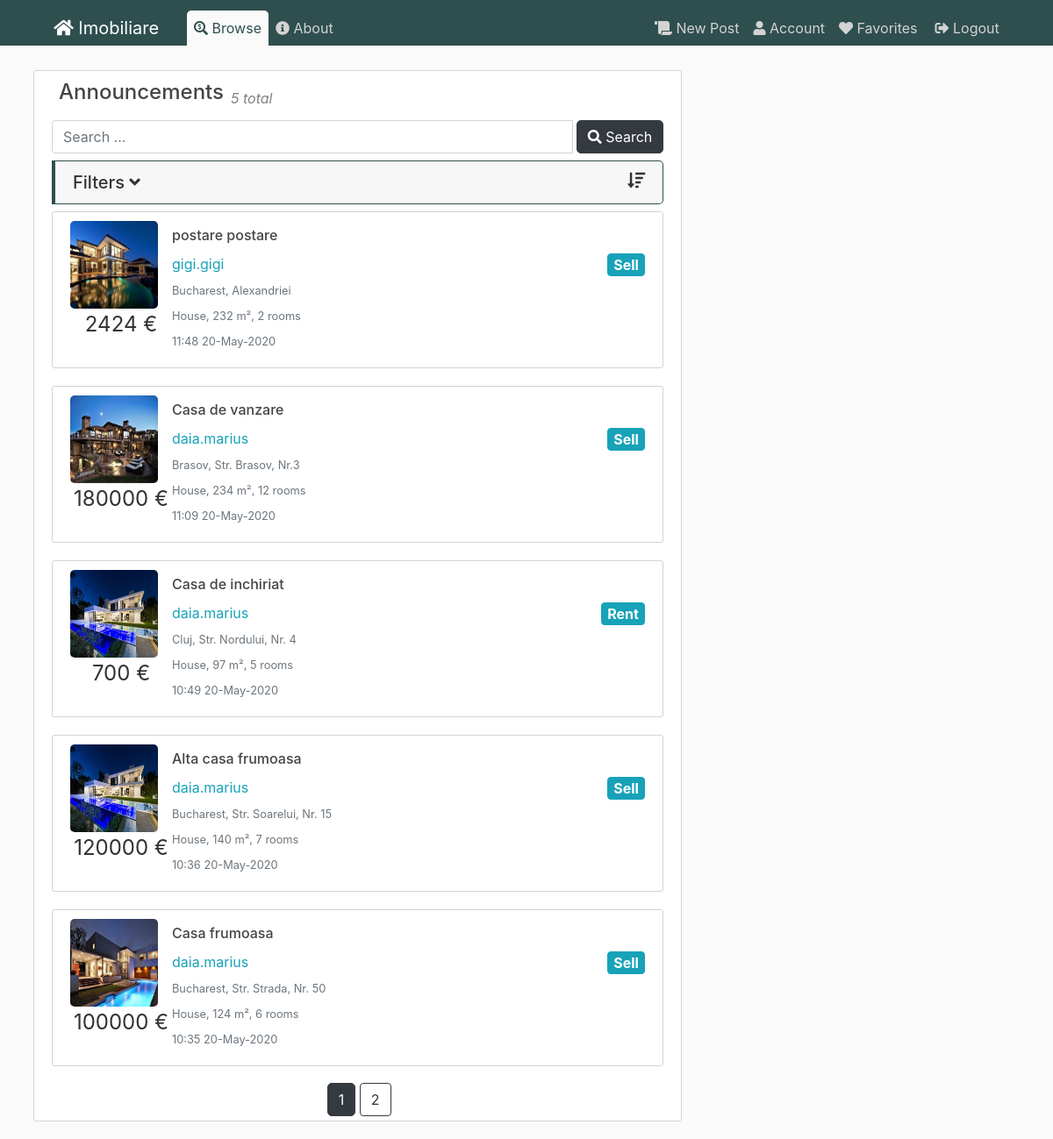
/posts (signed in), run on the app's committed database.
### flaskblog/models.py (models this page shows, shortened)
class Post(db.Model):
    id = db.Column(db.Integer, primary_key=True)
    title = db.Column(db.String(100), nullable=False)
    date_posted = db.Column(db.DateTime, nullable=False, default=datetime.utcnow)
    content = db.Column(db.Text, nullable=False)
    user_id = db.Column(db.Integer, db.ForeignKey('user.id'), nullable=False)
    city_id = db.Column(db.Integer, db.ForeignKey('city.id'), nullable=False)
    anouncement_type = db.Column(db.String(20), nullable=False)
    house_type = db.Column(db.String(20), nullable=False)
    price = db.Column(db.Integer, nullable=False)
    square_meters = db.Column(db.Integer, nullable=False)
    number_rooms = db.Column(db.Integer, nullable=False)
    address = db.Column(db.String(100), nullable=False)
    phonenumber = db.Column(db.String(15), nullable=True)
    post = db.relationship('Image')
    favorited = db.relationship('User', secondary=user_favorites)

class Image(db.Model):
    id = db.Column(db.Integer, primary_key=True)
    name = db.Column(db.String(100), nullable=False)
    post_id = db.Column(db.Integer, db.ForeignKey('post.id'), nullable=False)
    post = db.relationship('Post', backref='images', lazy=True)

class User(db.Model, UserMixin):
    id = db.Column(db.Integer, primary_key=True)
    username = db.Column(db.String(20), unique=True, nullable=False)
    email = db.Column(db.String(120), unique=True, nullable=False)
    phonenumber = db.Column(db.String(15), nullable=False)
    image_file = db.Column(db.String(20), nullable=False, default='default.jpg')
    password = db.Column(db.String(60), nullable=False)
    posts = db.relationship('Post', backref='author', lazy=True)
    favorites = db.relationship('Post', secondary=user_favorites)

class City(db.Model):
    id = db.Column(db.Integer, primary_key=True)
    name = db.Column(db.String(100), nullable=False)
    country_id = db.Column(db.Integer, db.ForeignKey('country.id'), nullable=False)
    country = db.relationship('Country', back_populates="cities")
    posts = db.relationship('Post', backref='city', lazy=True)

### flaskblog/posts/routes.py (the view)
@posts.route("/posts")
def browse():
    page = request.args.get('page', 1, type=int)
    posts = Post.query.order_by(Post.date_posted.desc()).paginate(page=page, per_page=5)
    cities = City.query.all()
    countries = Country.query.all()
    if not posts:
        posts=[]
    return render_template('browse.html', posts=posts,cities=cities,countries=countries)

### flaskblog/models.py (called while the page is built)
@login_manager.user_loader
def load_user(user_id):
    return User.query.get(int(user_id))

### flaskblog/templates/browse.html (shortened to what this page needs)
{% extends "layout.html" %}
{% set active_page = "announcements" %}
{% block content %}
<article class="media content-section content-fit">
  <div class="media-body">
    <div class="article-metadata d-flex flex-row  position-relative">
      <h4 class="pl-2 article-title">Announcements</h4>
      <div class="pl-2 pb-1 align-self-end">
        <em class="gray">
          {{ posts.items|length }} total
        </em>
      </div>
    </div>
    <div>
      <form action="">
        <div class="input-group mt-2 mb-2">
          <input type="text" class="form-control" placeholder="Search ...">
          <div class="input-group-btn">
            <button type="submit" class="btn btn-dark ml-1">
              <i class="fas fa-search"></i> Search
            </button>
          </div>
        </div>
      </form>
      <div class="accordion md-accordion mb-2" id="accordionEx1" role="tablist" aria-multiselectable="true">
        <div class="card check-card">
          <div class="card-header" role="tab" id="headingTwo1">
            <a class="collapsed" data-toggle="collapse" data-parent="#accordionEx1" href="#collapseTwo1"
              aria-expanded="false" aria-controls="collapseTwo1">
              <h5 class="mb-0">
                <i class="fas fa-sort-amount-down float-right"></i>Filters <i class="fas fa-angle-down rotate-icon"></i>
              </h5>
            </a>
          </div>
        </div>
      </div>
      {% for post in posts.items %}
      <article class="media content-section table-row" data-href="{{ url_for('posts.post', post_id=post.id) }}">
        <div class="article-metadata">
          {% if post.images[0] %}
          <img class="article-img" src="/static/post_pics/{{post.images[0].name}}">
          {% else %}
          <img class="rounded-circle article-img" src="{{ url_for('static', filename='defaults/house.png') }}">
          {% endif %}
          <p class="article-price text-center">{{post.price}} €</p>
        </div>
        <div class="media-body">
          <h4><a class="article-title" href="{{ url_for('posts.post', post_id=post.id) }}">{{ post.title }}</a></h4>
          <div class="article-metadata">
            <a class="mr-2"
              href="{{ url_for('users.user_posts', username=post.author.username) }}">{{ post.author.username }}</a>
            <a class="btn btn-info badge float-right article-type">{{ post.anouncement_type }}</a>
          </div>
          <div class="article-metadata">
            <small class="text-muted">{{post.city.name}}, {{post.address}}</small>
          </div>
          <div class="article-metadata">
            <small class="text-muted">{{post.house_type}}, {{post.square_meters}} m², {{post.number_rooms}} rooms</small>
          </div>
          <div class="article-metadata">
            <small class="text-muted">{{ post.date_posted.strftime('%H:%M %d-%B-%Y') }}</small>
          </div>
        </div>
      </article>
      {% endfor %}
    </div>
    <div class="p-3">
    </div>
    <div class="pagination-bottom">
      <div class="text-center">
      {% for page_num in posts.iter_pages(left_edge=1, right_edge=1, left_current=1, right_current=2) %}
        {% if page_num %}
            {% if posts.page == page_num %}
                <a class="btn btn-dark" href="{{ url_for('posts.browse', page=page_num) }}">{{page_num}}</a>
            {% else %}
                <a class="btn btn-outline-dark" href="{{ url_for('posts.browse', page=page_num) }}">{{page_num}}</a>
            {% endif %}
        {% endif %}
      {% endfor %}
      </div>
  </div>
  </div>
</article>
{% endblock content %}

### flaskblog/static/css/main.css (style rules this page uses)
html { font-size: 16px; overflow-x: hidden; }
body { background: var(--bodybackground); color: var(--bodytextcolor); margin-top: 5rem; width: 100%; }
.content-fit { min-height: 70vh; position: relative; overflow-x:hidden !important; }
h1, h2, h3, h4, h5, h6 { color: var(--bodytextcolor); }
.content-section { background: var(--white); padding: 10px 20px; border: 1px solid var(--lightgray); border-radius: 3px; margin-bottom: 20px; }
.article-title { color: #444444; }
.article-img { height: 100px; width: 100px; margin-right: 16px; border-radius:5px; }
.article-price { font-size: 1.5rem; }
.article-type { font-size:1rem; }
.article-metadata { padding-bottom: 1px; margin-bottom: 4px; border-bottom: 1px solid #e3e3e3 }
a { color: var(--lightblue); font-size: 1rem; cursor: pointer; }
.position-relative { position: relative !important; }
.content-section { overflow: auto ; width:100% !important; overflow-x: hidden !important; }
.check-card { border-width: 1px 1px 1px 4px; border-color: var(--darkgreen); border-radius: 0; border-top-right-radius: 5px; border-bottom-right-radius: 5px; margin-bottom: 5px; }
:root { --darkgreen: #2F4F4F; --lightblue: #17a2b8; --dark: #343a40; --lightgreen: #28a745; --darkred: #b00020; --yellow: #ffc107; --white: white; --gray: gray; --lightgray: lightgray; --fadegray: #f3f3f3; --bodybackground: #fafafa; --bodytextcolor: #333333; --blueglow: rgba(41, 137, 167, 0.2); --whiteglow: rgba(254, 255, 205, 0.2); }
.gray { color: var(--gray); }
.article-metadata { border-bottom: none; }
.content-section { overflow-x: auto !important; }
.badge { color: var(--white) !important; }
.btn-dark { color:var(--white); border-radius: 5px; transition: 0.5s; }
.pagination-bottom { position: absolute; bottom:0; width: 95%; margin-bottom: 5px; }

### data on the page
Post: name (picture), price "2424", title "postare postare", author.username "gigi.gigi", anouncement_type "Sell", city.name "Bucharest", address "Alexandriei", house_type "House", square_meters "232", number_rooms "2", date_posted "11:48 20-May-2020"
Post: name (picture), price "180000", title "Casa de vanzare", author.username "daia.marius", anouncement_type "Sell", city.name "Brasov", address "Str. Brasov, Nr.3", house_type "House", square_meters "234", number_rooms "12", date_posted "11:09 20-May-2020"
Post: name (picture), price "700", title "Casa de inchiriat", author.username "daia.marius", anouncement_type "Rent", city.name "Cluj", address "Str. Nordului, Nr. 4", house_type "House", square_meters "97", number_rooms "5", date_posted "10:49 20-May-2020"
Post: name (picture), price "120000", title "Alta casa frumoasa", author.username "daia.marius", anouncement_type "Sell", city.name "Bucharest", address "Str. Soarelui, Nr. 15", house_type "House", square_meters "140", number_rooms "7", date_posted "10:36 20-May-2020"
Post: name (picture), price "100000", title "Casa frumoasa", author.username "daia.marius", anouncement_type "Sell", city.name "Bucharest", address "Str. Strada, Nr. 50", house_type "House", square_meters "124", number_rooms "6", date_posted "10:35 20-May-2020"

### other printed values
{{ posts.items|length }} "5"
{{ page_num }} "1"
{{ page_num }} "2"
